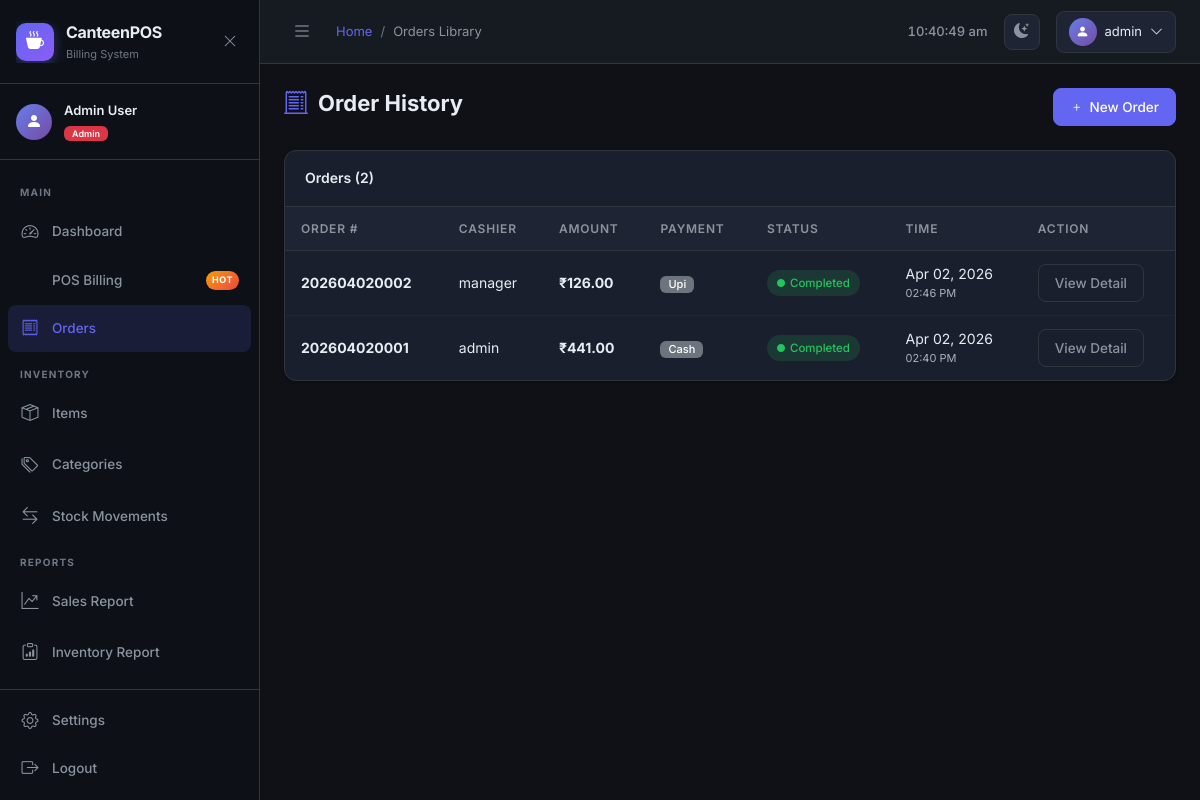
The page /billing/orders/ (signed in) on the database its author committed.
### billing/models.py (models this page shows, shortened)
class Order(models.Model):
    STATUS_CHOICES = [
        ('pending', 'Pending'),
        ('completed', 'Completed'),
        ('cancelled', 'Cancelled'),
        ('refunded', 'Refunded'),
    ]
    order_number = models.CharField(max_length=20, unique=True)
    cashier = models.ForeignKey(User, on_delete=models.PROTECT, related_name='orders')
    status = models.CharField(max_length=20, choices=STATUS_CHOICES, default='completed')
    subtotal = models.DecimalField(max_digits=12, decimal_places=2, default=0)
    tax_amount = models.DecimalField(max_digits=12, decimal_places=2, default=0)
    discount_amount = models.DecimalField(max_digits=12, decimal_places=2, default=0)
    total_amount = models.DecimalField(max_digits=12, decimal_places=2, default=0)
    notes = models.TextField(blank=True)
    created_at = models.DateTimeField(auto_now_add=True)
    class Meta:
        ordering = ['-created_at']

class Payment(models.Model):
    METHOD_CHOICES = [
        ('cash', 'Cash'),
        ('card', 'Card'),
        ('upi', 'UPI'),
        ('wallet', 'Wallet'),
    ]
    STATUS_CHOICES = [
        ('pending', 'Pending'),
        ('completed', 'Completed'),
        ('failed', 'Failed'),
        ('refunded', 'Refunded'),
    ]
    order = models.OneToOneField(Order, on_delete=models.CASCADE, related_name='payment')
    method = models.CharField(max_length=20, choices=METHOD_CHOICES, default='cash')
    amount_paid = models.DecimalField(max_digits=12, decimal_places=2)
    change_given = models.DecimalField(max_digits=12, decimal_places=2, default=0)
    status = models.CharField(max_length=20, choices=STATUS_CHOICES, default='completed')
    transaction_id = models.CharField(max_length=100, blank=True)
    created_at = models.DateTimeField(auto_now_add=True)

### billing/views.py (the view)
# urls.py: path('orders/', views.order_list, name='order_list'),
@login_required
def order_list(request):
    orders = Order.objects.all().select_related('cashier', 'payment')
    q = request.GET.get('q', '')
    if q:
        orders = orders.filter(
            Q(order_number__icontains=q) | Q(cashier__username__icontains=q)
        )
    status_filter = request.GET.get('status', '')
    if status_filter:
        orders = orders.filter(status=status_filter)
    date_from = request.GET.get('date_from', '')
    if date_from:
        orders = orders.filter(created_at__date__gte=date_from)
    date_to = request.GET.get('date_to', '')
    if date_to:
        orders = orders.filter(created_at__date__lte=date_to)
    paginator = Paginator(orders, 20)
    page_obj = paginator.get_page(request.GET.get('page', 1))
    return render(request, 'billing/order_list.html', {
        'page_obj': page_obj,
        'q': q,
        'status_filter': status_filter,
    })

### templates/billing/order_list.html (shortened to what this page needs)
{% extends 'base.html' %}
{% block page_title %}Orders Library{% endblock %}
{% block content %}
<div class="fade-in">
    <div class="page-header">
        <h1><i class="bi bi-receipt-cutoff"></i> Order History</h1>
        <a href="{% url 'pos' %}" class="btn btn-primary"><i class="bi bi-plus"></i> New Order</a>
    </div>
    <div class="card">
        <div class="card-header">
            <span>Orders ({{ page_obj.paginator.count }})</span>
        </div>
        <div class="table-responsive">
            <table class="table mb-0">
                <thead>
                    <tr>
                        <th>Order #</th>
                        <th>Cashier</th>
                        <th>Amount</th>
                        <th>Payment</th>
                        <th>Status</th>
                        <th>Time</th>
                        <th>Action</th>
                    </tr>
                </thead>
                <tbody>
                    {% for o in page_obj %}
                    <tr>
                        <td class="fw-bold">{{ o.order_number }}</td>
                        <td>{{ o.cashier.username }}</td>
                        <td class="fw-bold">₹{{ o.total_amount }}</td>
                        <td><span class="badge bg-secondary">{{ o.payment.method|default:'Cash'|title }}</span></td>
                        <td>
                            <span class="status-badge status-{{ o.status }}">
                                <i class="bi bi-circle-fill" style="font-size:8px;"></i>
                                {{ o.status|title }}
                            </span>
                        </td>
                        <td>
                            <div>{{ o.created_at|date:"M d, Y" }}</div>
                            <div class="text-muted text-sm" style="font-size: 11px;">{{ o.created_at|date:"h:i A" }}</div>
                        </td>
                        <td>
                            <a href="{% url 'order_detail' o.id %}" class="btn btn-sm btn-outline-secondary">View Detail</a>
                        </td>
                    </tr>
                    {% endfor %}
                </tbody>
            </table>
        </div>
    </div>
</div>
{% endblock %}

### templates/base.html (shortened to what this page needs)
<!DOCTYPE html>
<html lang="en" data-theme="dark" data-bs-theme="dark">
<head>
    <link href="https://cdn.jsdelivr.net/npm/bootstrap@5.3.2/dist/css/bootstrap.min.css" rel="stylesheet">
    <link href="https://cdn.jsdelivr.net/npm/bootstrap-icons@1.11.3/font/bootstrap-icons.css" rel="stylesheet">
    <link href="/static/css/main.css" rel="stylesheet">
</head>
<body>
{% if user.is_authenticated %}
<nav class="sidebar" id="sidebar">
    <div class="sidebar-header">
        <div class="sidebar-brand">
            <div class="brand-icon">
                <i class="bi bi-cup-hot-fill"></i>
            </div>
            <div class="brand-text">
                <span class="brand-name">CanteenPOS</span>
                <span class="brand-sub">Billing System</span>
            </div>
        </div>
        <button class="sidebar-toggle" id="sidebarToggle">
            <i class="bi bi-x-lg"></i>
        </button>
    </div>
    <div class="sidebar-user">
        <div class="user-avatar">
            <i class="bi bi-person-fill"></i>
        </div>
        <div class="user-info">
            <div class="user-name">{{ user.get_full_name|default:user.username }}</div>
            <div class="user-role">
                {% if user.profile.role == 'admin' %}
                    <span class="badge bg-danger">Admin</span>
                {% elif user.profile.role == 'manager' %}
                    <span class="badge bg-warning">Manager</span>
                {% else %}
                    <span class="badge bg-info">Cashier</span>
                {% endif %}
            </div>
        </div>
    </div>
    <ul class="sidebar-nav">
        <li class="nav-section-label">Main</li>
        <li class="nav-item">
            <a href="{% url 'dashboard' %}" class="nav-link {% if request.resolver_match.url_name == 'dashboard' %}active{% endif %}">
                <i class="bi bi-speedometer2"></i>
                <span>Dashboard</span>
            </a>
        </li>
        <li class="nav-item">
            <a href="{% url 'pos' %}" class="nav-link {% if request.resolver_match.url_name == 'pos' %}active{% endif %}">
                <span>POS Billing</span>
                <span class="nav-badge">HOT</span>
            </a>
        </li>
        <li class="nav-item">
            <a href="{% url 'order_list' %}" class="nav-link {% if request.resolver_match.url_name == 'order_list' %}active{% endif %}">
                <i class="bi bi-receipt"></i>
                <span>Orders</span>
            </a>
        </li>
        {% if user.profile.role in 'admin,manager' or user.is_superuser %}
        <li class="nav-section-label">Inventory</li>
        <li class="nav-item">
            <a href="{% url 'item_list' %}" class="nav-link {% if 'item' in request.resolver_match.url_name %}active{% endif %}">
                <i class="bi bi-box-seam"></i>
                <span>Items</span>
            </a>
        </li>
        <li class="nav-item">
            <a href="{% url 'category_list' %}" class="nav-link {% if 'category' in request.resolver_match.url_name %}active{% endif %}">
                <i class="bi bi-tags"></i>
                <span>Categories</span>
            </a>
        </li>
        <li class="nav-item">
            <a href="{% url 'movement_history' %}" class="nav-link {% if 'movement' in request.resolver_match.url_name %}active{% endif %}">
                <i class="bi bi-arrow-left-right"></i>
                <span>Stock Movements</span>
            </a>
        </li>
        <li class="nav-section-label">Reports</li>
        <li class="nav-item">
            <a href="{% url 'sales_report' %}" class="nav-link {% if 'sales' in request.resolver_match.url_name %}active{% endif %}">
                <i class="bi bi-graph-up-arrow"></i>
                <span>Sales Report</span>
            </a>
        </li>
        <li class="nav-item">
            <a href="{% url 'inventory_report' %}" class="nav-link {% if 'inventory_report' == request.resolver_match.url_name %}active{% endif %}">
                <i class="bi bi-clipboard-data"></i>
                <span>Inventory Report</span>
            </a>
        </li>
        {% endif %}
    </ul>
    <div class="sidebar-footer">
        <a href="{% url 'profile' %}" class="nav-link">
            <i class="bi bi-gear"></i>
            <span>Settings</span>
        </a>
        <a href="{% url 'logout' %}" class="nav-link text-danger">
            <i class="bi bi-box-arrow-right"></i>
            <span>Logout</span>
        </a>
    </div>
</nav>
<div class="main-wrapper" id="mainWrapper">
    <header class="topbar">
        <div class="topbar-left">
            <button class="sidebar-toggle-btn" id="sidebarToggleBtn">
                <i class="bi bi-list"></i>
            </button>
            <nav aria-label="breadcrumb">
                <ol class="breadcrumb mb-0">
                    {% block breadcrumb %}
                    <li class="breadcrumb-item"><a href="{% url 'dashboard' %}">Home</a></li>
                    <li class="breadcrumb-item active">{% block page_title %}Dashboard{% endblock %}</li>
                    {% endblock %}
                </ol>
            </nav>
        </div>
        <div class="topbar-right">
            <div class="topbar-time" id="topbarTime"></div>
            <button class="theme-toggle" id="themeToggle" title="Toggle theme">
            </button>
            <div class="dropdown">
                <button class="user-dropdown" data-bs-toggle="dropdown">
                    <div class="user-avatar-sm">
                        <i class="bi bi-person-fill"></i>
                    </div>
                    <span>{{ user.username }}</span>
                    <i class="bi bi-chevron-down"></i>
                </button>
            </div>
        </div>
    </header>
    <main class="page-content">
        {% block content %}{% endblock %}
    </main>
</div>
{% else %}
{% block auth_content %}{% endblock %}
{% endif %}
</body>
</html>

### rows shown on the page
Order: order_number "202604020002", cashier.username "manager", total_amount "126.00", payment.method "Upi", status "Completed", created_at "Apr 02, 2026", created_at "02:46 PM"
Order: order_number "202604020001", cashier.username "admin", total_amount "441.00", payment.method "Cash", status "Completed", created_at "Apr 02, 2026", created_at "02:40 PM"

### other values the page prints
{{ user.get_full_name|default:user.username }} "Admin User"
{{ user.username }} "admin"
{{ page_obj.paginator.count }} "2"
